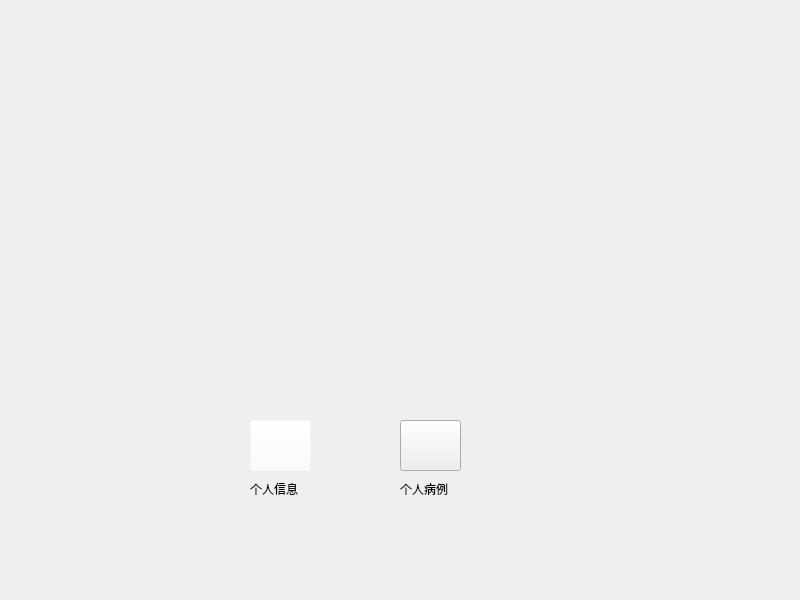
<?xml version="1.0" encoding="UTF-8"?>
<ui version="4.0">
 <class>PersonalWindow</class>
 <widget class="QWidget" name="PersonalWindow">
  <property name="geometry">
   <rect>
    <x>0</x>
    <y>0</y>
    <width>800</width>
    <height>600</height>
   </rect>
  </property>
  <property name="windowTitle">
   <string>Form</string>
  </property>
  <widget class="QLabel" name="medicalcasesText">
   <property name="geometry">
    <rect>
     <x>400</x>
     <y>480</y>
     <width>67</width>
     <height>17</height>
    </rect>
   </property>
   <property name="text">
    <string>个人病例</string>
   </property>
  </widget>
  <widget class="QLabel" name="medicalcases">
   <property name="geometry">
    <rect>
     <x>390</x>
     <y>360</y>
     <width>81</width>
     <height>51</height>
    </rect>
   </property>
   <property name="styleSheet">
    <string notr="true">image: url(:/chat-icon.jpg);</string>
   </property>
   <property name="text">
    <string/>
   </property>
  </widget>
  <widget class="QLabel" name="personalinfoText">
   <property name="geometry">
    <rect>
     <x>250</x>
     <y>480</y>
     <width>67</width>
     <height>17</height>
    </rect>
   </property>
   <property name="text">
    <string>个人信息</string>
   </property>
  </widget>
  <widget class="QLabel" name="personalinfo">
   <property name="geometry">
    <rect>
     <x>230</x>
     <y>350</y>
     <width>101</width>
     <height>61</height>
    </rect>
   </property>
   <property name="sizePolicy">
    <sizepolicy hsizetype="Ignored" vsizetype="Ignored">
     <horstretch>0</horstretch>
     <verstretch>0</verstretch>
    </sizepolicy>
   </property>
   <property name="styleSheet">
    <string notr="true">image: url(:/chat-icon.jpg);</string>
   </property>
   <property name="text">
    <string/>
   </property>
   <property name="pixmap">
    <pixmap>:/personal-profile-icon.jpg</pixmap>
   </property>
  </widget>
  <widget class="QPushButton" name="personalinfoBtn">
   <property name="geometry">
    <rect>
     <x>250</x>
     <y>420</y>
     <width>61</width>
     <height>51</height>
    </rect>
   </property>
   <property name="styleSheet">
    <string notr="true">background-color: rgb(255, 255, 255,0);</string>
   </property>
   <property name="text">
    <string/>
   </property>
  </widget>
  <widget class="QPushButton" name="medicalcasesBtn">
   <property name="geometry">
    <rect>
     <x>400</x>
     <y>420</y>
     <width>61</width>
     <height>51</height>
    </rect>
   </property>
   <property name="text">
    <string/>
   </property>
  </widget>
 </widget>
 <resources/>
 <connections/>
</ui>
